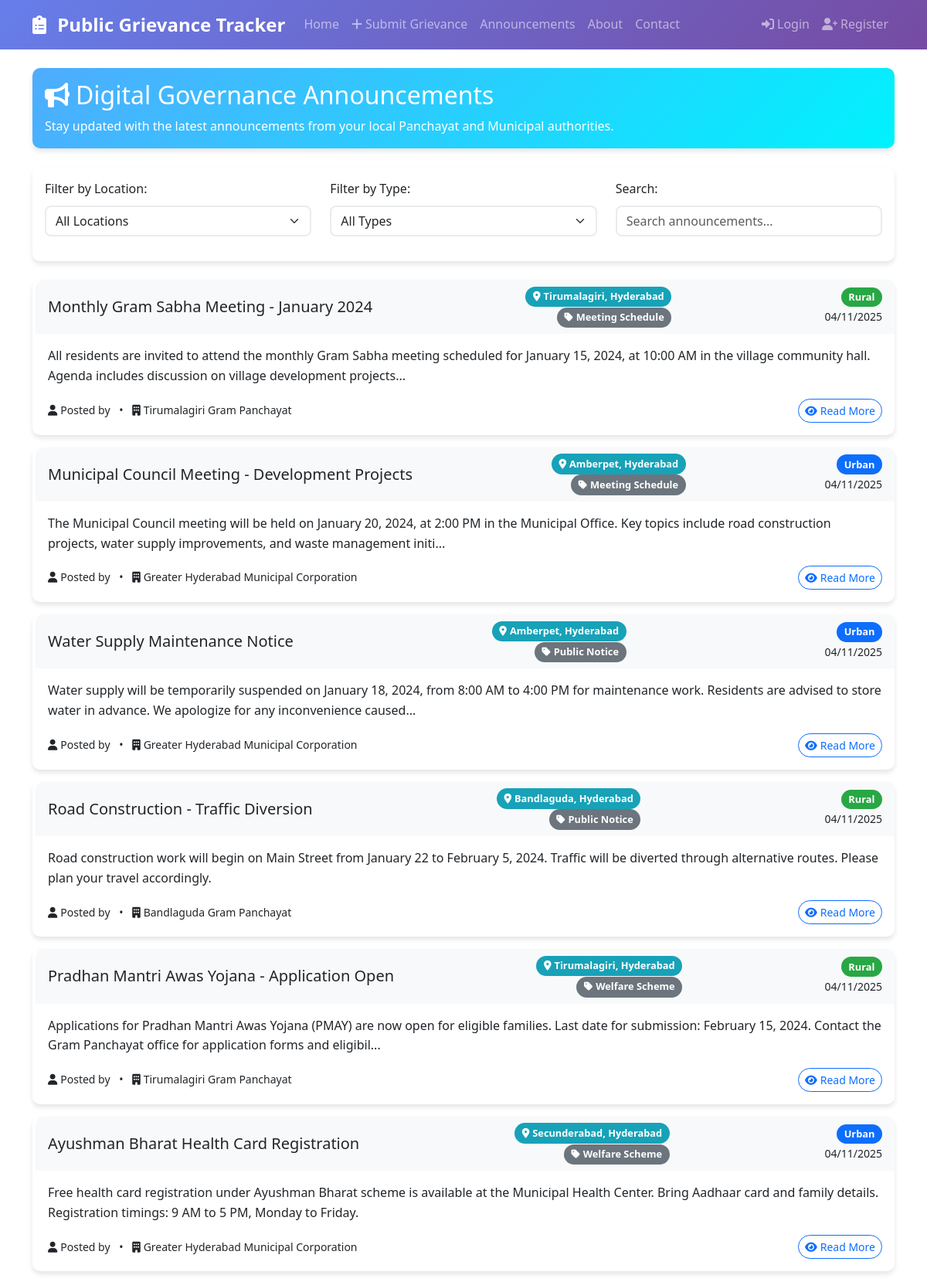
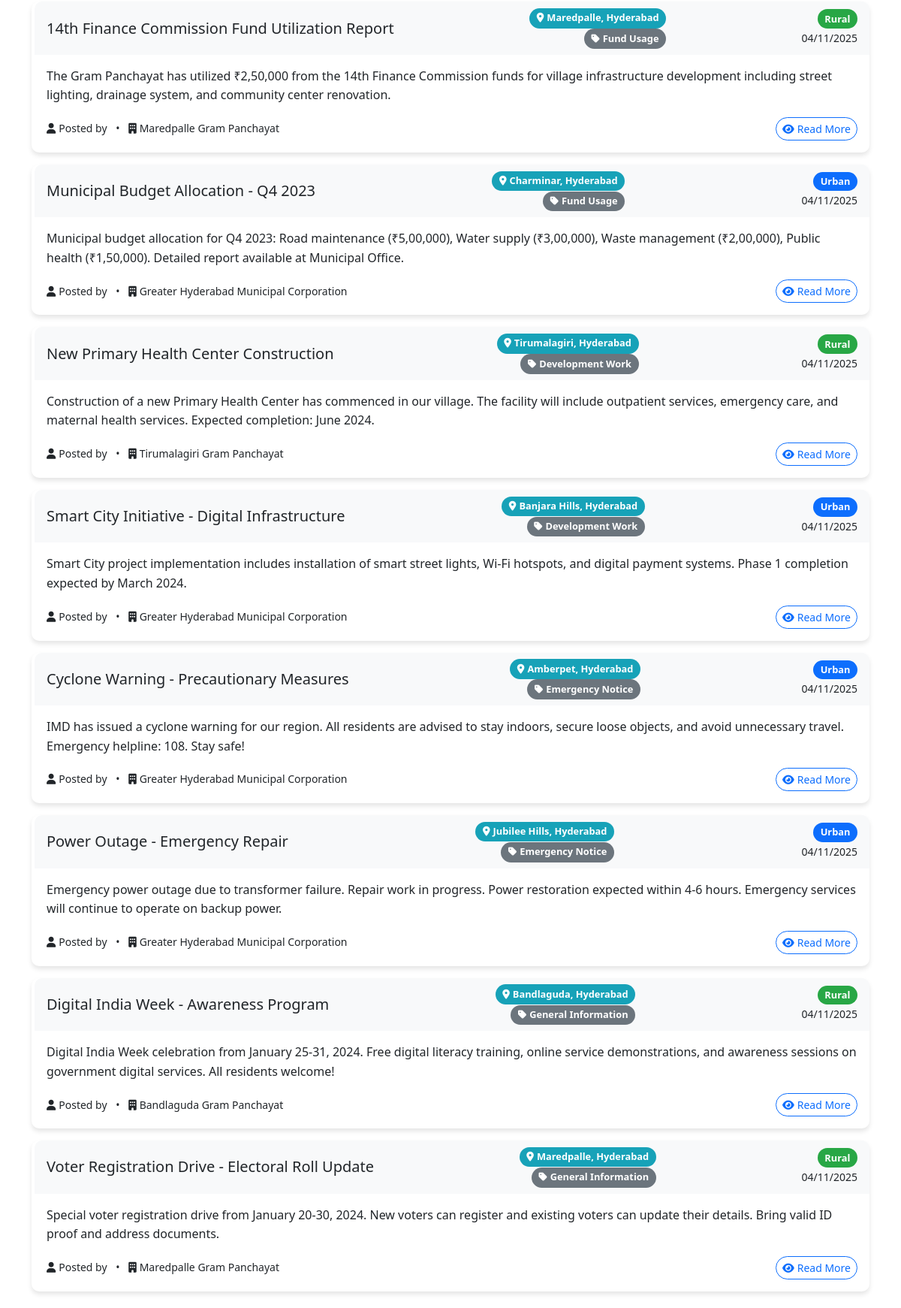
The page /announcements (upper part) on the database its author committed (2 pictures, top to bottom).
### app.py (models this page shows)
class Announcement(db.Model):
    id = db.Column(db.Integer, primary_key=True)
    title = db.Column(db.String(200), nullable=False)
    content = db.Column(db.Text, nullable=False)
    announcement_type = db.Column(db.String(50), nullable=False)
    location_id = db.Column(db.Integer, db.ForeignKey('location.id'), nullable=False)
    created_by = db.Column(db.Integer, db.ForeignKey('user.id'), nullable=False)
    created_at = db.Column(db.DateTime, default=datetime.utcnow)
    location = db.relationship('Location', backref='announcements')
    author = db.relationship('User', backref='announcements')

class Location(db.Model):
    id = db.Column(db.Integer, primary_key=True)
    state = db.Column(db.String(50), nullable=False)
    district = db.Column(db.String(50), nullable=False)
    village = db.Column(db.String(100), nullable=False)
    area_type = db.Column(db.String(20), nullable=False)  # 'rural' or 'urban'
    authority = db.Column(db.String(100), nullable=False)  # Panchayat or Municipal name

### app.py (the view)
@app.route('/announcements')
def announcements():
    location_id = request.args.get('location_id')
    if location_id:
        announcements = Announcement.query.filter_by(location_id=location_id).order_by(Announcement.created_at.desc()).all()
    else:
        announcements = Announcement.query.order_by(Announcement.created_at.desc()).all()
    return render_template('announcements.html', announcements=announcements)

### templates/announcements.html (shortened to what this page needs)
{% extends "base.html" %}
{% block content %}
<div class="container py-4">
    <div class="row mb-4">
        <div class="col-12">
            <div class="card bg-info text-white">
                <div class="card-body">
                    <h2 class="card-title">
                        <i class="fas fa-bullhorn me-2"></i>Digital Governance Announcements
                    </h2>
                    <p class="card-text">Stay updated with the latest announcements from your local Panchayat and Municipal authorities.</p>
                </div>
            </div>
        </div>
    </div>
    <div class="row mb-4">
        <div class="col-12">
            <div class="card">
                <div class="card-body">
                    <div class="row align-items-center">
                        <div class="col-md-4 mb-3">
                            <label for="locationFilter" class="form-label">Filter by Location:</label>
                            <select class="form-select" id="locationFilter">
                                <option value="">All Locations</option>
                            </select>
                        </div>
                        <div class="col-md-4 mb-3">
                            <label for="typeFilter" class="form-label">Filter by Type:</label>
                            <select class="form-select" id="typeFilter">
                                <option value="">All Types</option>
                            </select>
                        </div>
                        <div class="col-md-4 mb-3">
                            <label for="searchInput" class="form-label">Search:</label>
                            <input type="text" class="form-control" id="searchInput" placeholder="Search announcements...">
                        </div>
                    </div>
                </div>
            </div>
        </div>
    </div>
    <div class="row">
        <div class="col-12">
            {% if announcements %}
                <div id="announcementsList">
                    {% for announcement in announcements %}
                    <div class="card mb-3 announcement-card"
                         data-location="{{ announcement.location.village }}"
                         data-type="{{ announcement.announcement_type }}"
                         data-title="{{ announcement.title|lower }}"
                         data-content="{{ announcement.content|lower }}">
                        <div class="card-header d-flex justify-content-between align-items-center" style="background-color: #f8f9fa;">
                            <h5 class="card-title mb-0 text-dark">{{ announcement.title }}</h5>
                            <div class="text-end">
                                <small class="badge bg-info">
                                    <i class="fas fa-map-marker-alt me-1"></i>{{ announcement.location.village }}, {{ announcement.location.district }}
                                </small>
                                <br>
                                <small class="badge bg-secondary">
                                    <i class="fas fa-tag me-1"></i>{{ announcement.announcement_type }}
                                </small>
                            </div>
                            <div class="text-end">
                                <span class="badge bg-{{ 'success' if announcement.location.area_type == 'rural' else 'primary' }}">
                                    {{ announcement.location.area_type.title() }}
                                </span>
                                <br>
                                <small class="text-dark">{{ announcement.created_at.strftime('%d/%m/%Y') }}</small>
                            </div>
                        </div>
                        <div class="card-body">
                            <p class="card-text text-dark">{{ announcement.content[:200] }}{% if announcement.content|length > 200 %}...{% endif %}</p>
                            <div class="d-flex justify-content-between align-items-center">
                                <small class="text-dark">
                                    <i class="fas fa-user me-1"></i>Posted by {{ announcement.author.username }}
                                    <span class="mx-2">•</span>
                                    <i class="fas fa-building me-1"></i>{{ announcement.location.authority }}
                                </small>
                                <button class="btn btn-sm btn-outline-primary" data-bs-toggle="modal" data-bs-target="#announcementModal{{ announcement.id }}">
                                    <i class="fas fa-eye me-1"></i>Read More
                                </button>
                            </div>
                        </div>
                    </div>
                    {% endfor %}
                </div>
            {% else %}
                <div class="text-center py-5">
                    <i class="fas fa-bullhorn text-muted display-4 mb-3"></i>
                    <h5 class="text-muted">No announcements available</h5>
                    <p class="text-muted">Check back later for updates from your local authorities.</p>
                </div>
            {% endif %}
        </div>
    </div>
</div>
{% endblock %}

### static/css/style.css (style rules this page uses)
body { font-family: 'Segoe UI', Tahoma, Geneva, Verdana, sans-serif; line-height: 1.6; }
.card { border: none; border-radius: 10px; box-shadow: 0 4px 6px rgba(0, 0, 0, 0.1); transition: transform 0.3s ease, box-shadow 0.3s ease; }
.card-header { border-radius: 10px 10px 0 0 !important; border-bottom: none; }
.btn { border-radius: 25px; font-weight: 500; transition: all 0.3s ease; }
.form-control, .form-select { border-radius: 8px; border: 2px solid #e9ecef; transition: border-color 0.3s ease, box-shadow 0.3s ease; }
.badge { font-size: 0.8rem; padding: 0.5em 0.75em; border-radius: 20px; }
.card.bg-info { background: linear-gradient(135deg, #4facfe 0%, #00f2fe 100%) !important; }
.announcement-card { transition: all 0.3s ease; border-left: 4px solid transparent; }
.badge.bg-info { background-color: #17a2b8 !important; }
.badge.bg-success { background-color: #28a745 !important; }

### rows shown on the page
Announcement: title "Monthly Gram Sabha Meeting - January 2024", location.village "Tirumalagiri", location.district "Hyderabad", announcement_type "Meeting Schedule", location.area_type "Rural", created_at "04/11/2025", content "All residents are invited to attend the monthly Gram Sabha meeting scheduled for January 15, 2024, at 10:00 AM in the village community hall. Agenda includes discussion on village development projects", location.authority "Tirumalagiri Gram Panchayat"
Announcement: title "Municipal Council Meeting - Development Projects", location.village "Amberpet", location.district "Hyderabad", announcement_type "Meeting Schedule", location.area_type "Urban", created_at "04/11/2025", content "The Municipal Council meeting will be held on January 20, 2024, at 2:00 PM in the Municipal Office. Key topics include road construction projects, water supply improvements, and waste management initi", location.authority "Greater Hyderabad Municipal Corporation"
Announcement: title "Water Supply Maintenance Notice", location.village "Amberpet", location.district "Hyderabad", announcement_type "Public Notice", location.area_type "Urban", created_at "04/11/2025", content "Water supply will be temporarily suspended on January 18, 2024, from 8:00 AM to 4:00 PM for maintenance work. Residents are advised to store water in advance. We apologize for any inconvenience caused", location.authority "Greater Hyderabad Municipal Corporation"
Announcement: title "Road Construction - Traffic Diversion", location.village "Bandlaguda", location.district "Hyderabad", announcement_type "Public Notice", location.area_type "Rural", created_at "04/11/2025", content "Road construction work will begin on Main Street from January 22 to February 5, 2024. Traffic will be diverted through alternative routes. Please plan your travel accordingly.", location.authority "Bandlaguda Gram Panchayat"
Announcement: title "Pradhan Mantri Awas Yojana - Application Open", location.village "Tirumalagiri", location.district "Hyderabad", announcement_type "Welfare Scheme", location.area_type "Rural", created_at "04/11/2025", content "Applications for Pradhan Mantri Awas Yojana (PMAY) are now open for eligible families. Last date for submission: February 15, 2024. Contact the Gram Panchayat office for application forms and eligibil", location.authority "Tirumalagiri Gram Panchayat"
Announcement: title "Ayushman Bharat Health Card Registration", location.village "Secunderabad", location.district "Hyderabad", announcement_type "Welfare Scheme", location.area_type "Urban", created_at "04/11/2025", content "Free health card registration under Ayushman Bharat scheme is available at the Municipal Health Center. Bring Aadhaar card and family details. Registration timings: 9 AM to 5 PM, Monday to Friday.", location.authority "Greater Hyderabad Municipal Corporation"
Announcement: title "14th Finance Commission Fund Utilization Report", location.village "Maredpalle", location.district "Hyderabad", announcement_type "Fund Usage", location.area_type "Rural", created_at "04/11/2025", content "The Gram Panchayat has utilized ₹2,50,000 from the 14th Finance Commission funds for village infrastructure development including street lighting, drainage system, and community center renovation.", location.authority "Maredpalle Gram Panchayat"
Announcement: title "Municipal Budget Allocation - Q4 2023", location.village "Charminar", location.district "Hyderabad", announcement_type "Fund Usage", location.area_type "Urban", created_at "04/11/2025", content "Municipal budget allocation for Q4 2023: Road maintenance (₹5,00,000), Water supply (₹3,00,000), Waste management (₹2,00,000), Public health (₹1,50,000). Detailed report available at Municipal Office.", location.authority "Greater Hyderabad Municipal Corporation"
Announcement: title "New Primary Health Center Construction", location.village "Tirumalagiri", location.district "Hyderabad", announcement_type "Development Work", location.area_type "Rural", created_at "04/11/2025", content "Construction of a new Primary Health Center has commenced in our village. The facility will include outpatient services, emergency care, and maternal health services. Expected completion: June 2024.", location.authority "Tirumalagiri Gram Panchayat"
Announcement: title "Smart City Initiative - Digital Infrastructure", location.village "Banjara Hills", location.district "Hyderabad", announcement_type "Development Work", location.area_type "Urban", created_at "04/11/2025", content "Smart City project implementation includes installation of smart street lights, Wi-Fi hotspots, and digital payment systems. Phase 1 completion expected by March 2024.", location.authority "Greater Hyderabad Municipal Corporation"
Announcement: title "Cyclone Warning - Precautionary Measures", location.village "Amberpet", location.district "Hyderabad", announcement_type "Emergency Notice", location.area_type "Urban", created_at "04/11/2025", content "IMD has issued a cyclone warning for our region. All residents are advised to stay indoors, secure loose objects, and avoid unnecessary travel. Emergency helpline: 108. Stay safe!", location.authority "Greater Hyderabad Municipal Corporation"
Announcement: title "Power Outage - Emergency Repair", location.village "Jubilee Hills", location.district "Hyderabad", announcement_type "Emergency Notice", location.area_type "Urban", created_at "04/11/2025", content "Emergency power outage due to transformer failure. Repair work in progress. Power restoration expected within 4-6 hours. Emergency services will continue to operate on backup power.", location.authority "Greater Hyderabad Municipal Corporation"
Announcement: title "Digital India Week - Awareness Program", location.village "Bandlaguda", location.district "Hyderabad", announcement_type "General Information", location.area_type "Rural", created_at "04/11/2025", content "Digital India Week celebration from January 25-31, 2024. Free digital literacy training, online service demonstrations, and awareness sessions on government digital services. All residents welcome!", location.authority "Bandlaguda Gram Panchayat"
Announcement: title "Voter Registration Drive - Electoral Roll Update", location.village "Maredpalle", location.district "Hyderabad", announcement_type "General Information", location.area_type "Rural", created_at "04/11/2025", content "Special voter registration drive from January 20-30, 2024. New voters can register and existing voters can update their details. Bring valid ID proof and address documents.", location.authority "Maredpalle Gram Panchayat"
